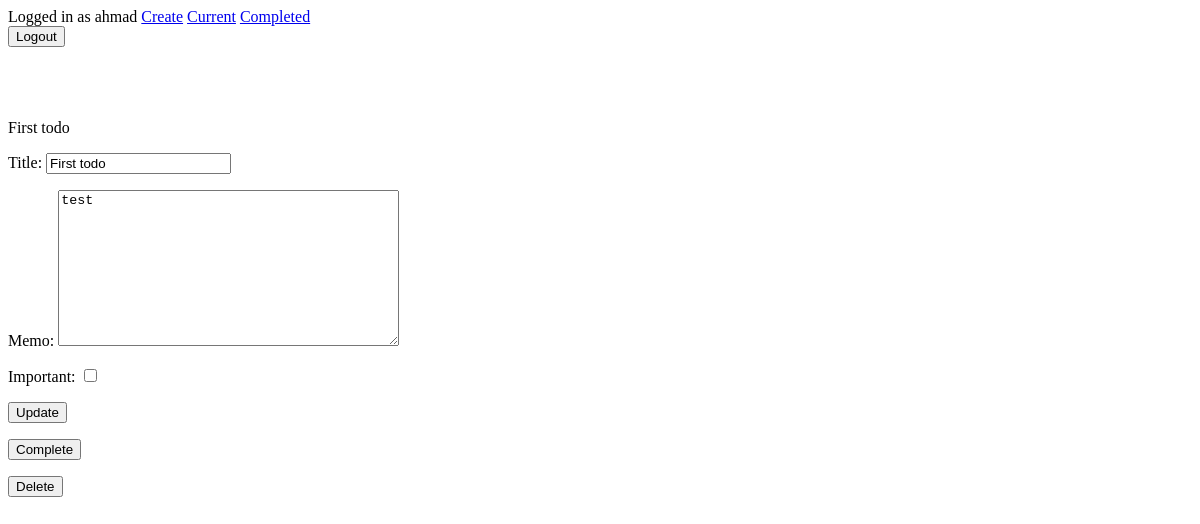
The app's page /todo/1 (signed in), older data.
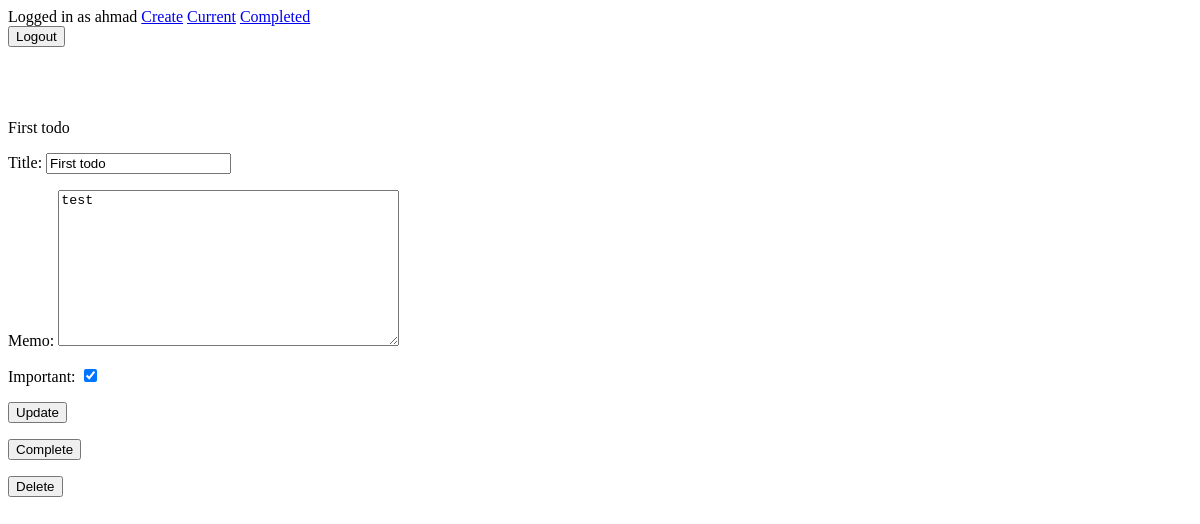
The same page, newer data.
### todo/models.py (models this page shows, shortened)
class Todo(models.Model):
    title = models.CharField(max_length=100)
    memo = models.TextField(blank=True)
    created = models.DateTimeField(auto_now_add=True)
    datecompleted = models.DateTimeField(null=True, blank=True)
    important = models.BooleanField(default=False)
    user = models.ForeignKey(User, on_delete=models.CASCADE)

### todo/views.py (the view, shortened to what this page needs)
# urls.py: path('todo/<int:todo_pk>', views.viewtodo, name="viewtodo"),
@login_required
def viewtodo(request, todo_pk):
    todo = get_object_or_404(Todo, pk=todo_pk, user=request.user)
    if request.method == 'GET':
        form = TodoForm(instance=todo)
        return render(request, 'todo/viewtodo.html', {'todo':todo, 'form':form})

### todo/forms.py
class TodoForm(ModelForm):
    class Meta:
        model = Todo
        fields = ['title','memo','important']

### todo/templates/todo/viewtodo.html (shortened to what this page needs)
{% extends 'todo/base.html' %}
{% block content %}
{{ todo.title }}
<form method="POST">
{{ form.as_p }}
<button type="submit">Update</button>
</form>
<form action="{% url 'completetodo' todo.id %}" method="POST">
<button type="submit">Complete</button>
</form>
<form action="{% url 'deletetodo' todo.id %}" method="POST">
<button type="submit">Delete</button>
</form>
{% endblock %}

### todo/templates/todo/base.html (shortened to what this page needs)
{% if user.is_authenticated %}
Logged in as {{ user.username }}
<a href="{% url 'createtodos' %}">Create</a>
<a href="{% url 'currenttodos' %}">Current</a>
<a href="{% url 'completedtodos' %}">Completed</a>
<form action="{% url 'logoutuser' %}" method="POST">
    <button type="submit">Logout</button>
</form>
{% else %}
<a href="{% url 'signupuser' %}">Signup</a>
<a href="{% url 'loginuser' %}">Login</a>
{% endif %}
{% block content %}{% endblock %}

Row changes from the older to the newer data that the page shows:
changed Todo "First todo": important "☐" → "☑"
